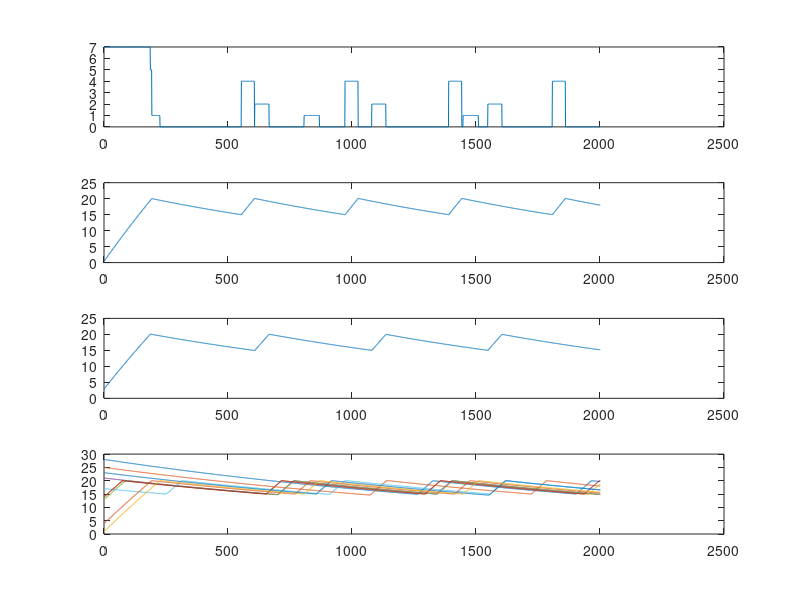

Here is the MATLAB script that generated this plot:
Ts = 0.01;
x_init = [23,25.0,28.0; 22.0,21.0,25.0; 23.5,20.0,14.0; 18.0,13.0,21.0; 18.0,8.0,13.0;
          14.0,18.0,17.0; 6.0,22.0,14.0; 12.0,8.0,23.0; 4.0,2.0,4.0; 0.5,3.0,1.0];
states_init = [0; 0; 1; 2; 3; 4; 5; 6; 7; 7];

l_1 = -0.08; l_2 = -0.07; l_3 = -0.05;
f_1 = 11; f_2 = 10; f_3 = 9;
t_f = 20; t_h = 15; t_m = 10; t_l = 5;
states = cell(10,1);

for curr = 1:length(states_init)

i = 1;
t = 0.0;
state = states_init(curr,1);
states(curr) = {state};
allstates = [state];
x = [x_init(curr, :), 0.0, 0.0, 0.0];

while t < 20.0
    %dynamic
    if state == 0
        x_dot_1 = l_1 * x(i,1);
        x_1 = x(i,1) + x_dot_1*Ts;
        x_dot_2 = l_2 * x(i,2);
        x_2 = x(i,2) + x_dot_2*Ts;
        x_dot_3 = l_3 * x(i,3);
        x_3 = x(i,3) + x_dot_3*Ts;
    elseif state == 1
        x_dot_1 = l_1 * x(i,1);
        x_1 = x(i,1) + x_dot_1*Ts;
        x_dot_2 = l_2 * x(i,2);
        x_2 = x(i,2) + x_dot_2*Ts;
        x_dot_3 = f_3 + l_3 * x(i,3);
        x_3 = x(i,3) + x_dot_3*Ts;
    elseif state == 2
        x_dot_1 = l_1 * x(i,1);
        x_1 = x(i,1) + x_dot_1*Ts;
        x_dot_2 = f_2 + l_2 * x(i,2);
        x_2 = x(i,2) + x_dot_2*Ts;
        x_dot_3 = l_3 * x(i,3);
        x_3 = x(i,3) + x_dot_3*Ts;
    elseif state == 3
        x_dot_1 = l_1 * x(i,1);
        x_1 = x(i,1) + x_dot_1*Ts;
        x_dot_2 = f_2 + l_2 * x(i,2);
        x_2 = x(i,2) + x_dot_2*Ts;
        x_dot_3 = f_3 + l_3 * x(i,3);
        x_3 = x(i,3) + x_dot_3*Ts;
    elseif state == 4
        x_dot_1 = f_1 + l_1 * x(i,1);
        x_1 = x(i,1) + x_dot_1*Ts;
        x_dot_2 = l_2 * x(i,2);
        x_2 = x(i,2) + x_dot_2*Ts;
        x_dot_3 = l_3 * x(i,3);
        x_3 = x(i,3) + x_dot_3*Ts;
    elseif state == 5
        x_dot_1 = f_1 + l_1 * x(i,1);
        x_1 = x(i,1) + x_dot_1*Ts;
        x_dot_2 = l_2 * x(i,2);
        x_2 = x(i,2) + x_dot_2*Ts;
        x_dot_3 = f_3 + l_3 * x(i,3);
        x_3 = x(i,3) + x_dot_3*Ts;
    elseif state == 6
        x_dot_1 = f_1 + l_1 * x(i,1);
        x_1 = x(i,1) + x_dot_1*Ts;
        x_dot_2 = f_2 + l_2 * x(i,2);
        x_2 = x(i,2) + x_dot_2*Ts;
        x_dot_3 = l_3 * x(i,3);
        x_3 = x(i,3) + x_dot_3*Ts;
    elseif state == 7
        x_dot_1 = f_1 + l_1 * x(i,1);
        x_1 = x(i,1) + x_dot_1*Ts;
        x_dot_2 = f_2 + l_2 * x(i,2);
        x_2 = x(i,2) + x_dot_2*Ts;
        x_dot_3 = f_3 + l_3 * x(i,3);
        x_3 = x(i,3) + x_dot_3*Ts;
    end

    %transitions
    state_old = state;
    if state == 0
        if x_3 <= t_h
            state = 1;
        elseif x_2 <= t_h
            state = 2;
        elseif x_1 <= t_h
            state = 4;
        end
    elseif state == 1
        if x_3 >= t_f
            state = 0;
        elseif x_2 <= t_m
            state = 3;
        elseif x_1 <= t_m
            state = 5;
        end
    elseif state == 2
        if x_3 <= t_m
            state = 3;
        elseif x_2 >= t_f
            state = 0;
        elseif x_1 <= t_m
            state = 6;
        end
    elseif state == 3
        if x_3 >= t_f
            state = 2;
        elseif x_2 >= t_f
            state = 1;
        elseif x_1 <= t_l
            state = 7;
        end
    elseif state == 4
        if x_3 <= t_m
            state = 5;
        elseif x_2 <= t_m
            state = 6;
        elseif x_1 >= t_f
            state = 0;
        end
    elseif state == 5
        if x_3 >= t_f
            state = 4;
        elseif x_2 <= t_l
            state = 7;
        elseif x_1 >= t_f
            state = 1;
        end
    elseif state == 6
        if x_3 <= t_l
            state = 7;
        elseif x_2 >= t_f
            state = 4;
        elseif x_1 >= t_f
            state = 2;
        end
    elseif state == 7
        if x_3 >= t_f
            state = 6;
        elseif x_2 >= t_f
            state = 5;
        elseif x_1 >= t_f
            state = 3;
        end
    end

    if(state ~= state_old)
        states(curr) = {[cell2mat(states(curr)), state]};
    end
    allstates = [allstates, state];

    x = [x; x_1, x_2, x_3, x_dot_1, x_dot_2, x_dot_3];
    i = i +1;
    t = t + Ts;
end

xout = x(:,1:3);
save(['evaluation\ComplexTankSystem\training', int2str(curr),'.mat'],'xout');
hold on;
subplot(4,1,1);
plot(allstates);
subplot(4,1,2);
plot(x(:,1));
subplot(4,1,3);
plot(x(:,2));
subplot(4,1,4);
plot(x(:,3));
hold off;
end